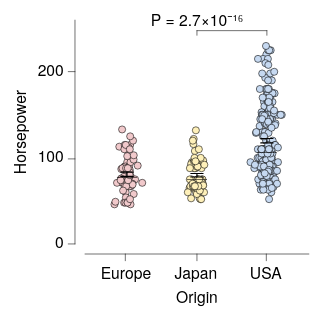

Source (Vega-Lite JSON):
### Vega-Lite specification from a JSON file in a GitHub repository (floating-point values rounded to 4 significant figures; data arrays with more than 128 entries replaced by an {"elided": "..."} marker saying what was removed)
{"background": null, "config": {"arc": {"fill": "#DBDBDB", "fillOpacity": 1.0, "innerRadius": 25.0, "padAngle": 0.03, "stroke": "black", "strokeOpacity": 1, "strokeWidth": 0.25}, "area": {"fill": "#DBDBDB", "fillOpacity": 1.0, "stroke": "black", "strokeOpacity": 1, "strokeWidth": 0.25}, "axis": {"domain": true, "domainCap": "round", "domainColor": "black", "domainWidth": 0.25, "grid": false, "gridCap": "round", "gridColor": "#F1F1F1", "gridDash": [0, 0], "gridOpacity": 1.0, "gridWidth": 0.25, "labelColor": "black", "labelFont": "HelveticaNeue", "labelFontSize": 7, "labelFontStyle": "normal", "labelFontWeight": 400, "offset": 4.5, "ticks": true, "tickCap": "round", "tickColor": "black", "tickSize": 3, "tickWidth": 0.25, "titleColor": "black", "titleFont": "HelveticaNeue", "titleFontSize": 7, "titleFontStyle": "normal", "titleFontWeight": 400}, "axisX": {"domain": true, "labelAlign": "center", "labelAngle": 0, "labels": true, "ticks": true, "translate": 0}, "axisY": {"domain": true, "labelAlign": "right", "labelAngle": 0, "labels": true, "ticks": true, "translate": 0}, "axisRight": {"domain": true, "labelAlign": "left", "labelAngle": 0, "labels": true, "ticks": true, "translate": 0}, "axisTop": {"domain": true, "labelAlign": "center", "labelAngle": 0, "labels": true, "ticks": true, "translate": 0}, "bar": {"fill": "#DBDBDB", "fillOpacity": 1.0, "stroke": "black", "strokeOpacity": 1, "strokeWidth": 0.25}, "boxplot": {"size": 9.0, "ticks": {"cornerRadius": 0.25, "fill": "black", "size": 4.5, "thickness": 0.25}, "box": {"fillOpacity": 1.0, "stroke": "black", "strokeOpacity": 1, "strokeWidth": 0.25}, "median": {"fill": "black", "fillOpacity": 1.0, "size": 9.0, "thickness": 0.25}, "rule": {"fill": "black", "fillOpacity": 1.0, "size": 10.0, "stroke": "black", "strokeDash": [0, 0], "strokeOpacity": 1, "strokeWidth": 0.25}, "outliers": {"color": "black", "fill": "black", "fillOpacity": 1.0, "size": 0, "stroke": "black", "strokeOpacity": 1, "strokeWidth": 0.25}}, "circle": {"fill": "black", "fillOpacity": 1.0, "size": 0.5, "stroke": "black", "strokeOpacity": 1, "strokeWidth": 0.25}, "errorband": {"band": {"fillOpacity": 0.6, "stroke": null, "strokeWidth": 0.25, "strokeOpacity": 1}, "borders": {"opacity": 0, "strokeOpacity": 0.25, "strokeWidth": 1}}, "errorbar": {"opacity": 1, "rule": {"strokeDash": [0, 0], "strokeWidth": 0.5}, "ticks": {"color": "black", "cornerRadius": 0.25, "opacity": 1, "size": 6.0, "thickness": 0.5}, "thickness": 0.5}, "font": "HelveticaNeue", "geoshape": {"fill": "#DBDBDB", "fillOpacity": 1.0, "stroke": "black", "strokeOpacity": 1, "strokeWidth": 0.25}, "header": {"labelColor": "black", "labelFont": "HelveticaNeue", "labelFontSize": 7, "labelFontStyle": "normal", "labelFontWeight": 400, "titleColor": "black", "titleFont": "HelveticaNeue", "titleFontSize": 7, "titleFontStyle": "normal", "titleFontWeight": 400, "titlePadding": 0}, "legend": {"disable": false, "offset": 4.5, "gradientLength": 50.0, "gradientThickness": 5.0, "gradientOpacity": 1.0, "gradientStrokeColor": "black", "gradientStrokeWidth": 0.25, "labelColor": "black", "labelFont": "HelveticaNeue", "labelFontSize": 7, "labelFontStyle": "normal", "labelFontWeight": 400, "strokeColor": "black", "strokeWidth": 0, "symbolSize": 42, "symbolStrokeColor": "black", "symbolStrokeWidth": 0.25, "titleColor": "black", "titleFont": "HelveticaNeue", "titleFontSize": 7, "titleFontStyle": "normal", "titleFontWeight": 400}, "line": {"color": "black", "stroke": "black", "strokeCap": "round", "strokeDash": [0, 0], "strokeOpacity": 1, "strokeWidth": 0.375}, "point": {"filled": true, "fill": "#DBDBDB", "fillOpacity": 1.0, "size": 5.0, "stroke": "black", "strokeOpacity": 1, "strokeWidth": 0.25}, "range": {"category": ["#C6D9F1", "#F1C9CB", "#FEF0B9", "#CEE37A", "#7AA8E0", "#E589A3", "#FDDD5D", "#68B961", "#4177B1", "#C35082", "#E5C227", "#438156"], "diverging": {"scheme": ["#C35082", "#CE6D94", "#D989A7", "#E2A4BA", "#EABFCE", "#F1DBE2", "#F6F6F6", "#D7E0EB", "#B9CBE0", "#9BB6D5", "#7DA1C9", "#5F8CBD", "#4177B1"]}, "heatmap": {"scheme": ["#DFE9F7", "#C6D9F1", "#ADC8EC", "#94B8E6", "#7AA8E0", "#6097DA", "#4D87CA", "#4177B1", "#386898", "#2F597F", "#264A69", "#1D3A58"]}, "ordinal": {"scheme": ["#F1F1F1", "#DBDBDB", "#C6C6C6", "#B2B2B2", "#9D9D9D", "#898989", "#767676", "#636363", "#515151", "#404040", "#2F2F2F", "#1F1F1F"]}, "ramp": {"scheme": ["#DFE9F7", "#C6D9F1", "#ADC8EC", "#94B8E6", "#7AA8E0", "#6097DA", "#4D87CA", "#4177B1", "#386898", "#2F597F", "#264A69", "#1D3A58"]}}, "rule": {"color": "black", "stroke": "black", "strokeCap": "round", "strokeDash": [2, 2], "strokeOpacity": 1, "strokeWidth": 0.25}, "scale": {"bandPaddingInner": 0.1, "bandPaddingOuter": 0.1, "round": false}, "rect": {"fill": "#DBDBDB", "fillOpacity": 1.0, "stroke": "black", "strokeOpacity": 1, "strokeWidth": 0.25}, "square": {"fill": "#DBDBDB", "fillOpacity": 1.0, "size": 10.0, "stroke": "black", "strokeOpacity": 1, "strokeWidth": 0.25}, "text": {"color": "black", "font": "HelveticaNeue", "fontSize": 7, "fontStyle": "normal", "fontWeight": 400}, "title": {"anchor": "middle", "frame": "group", "color": "black", "font": "HelveticaNeue", "fontSize": 7, "fontStyle": "normal", "fontWeight": 400, "subtitleColor": "black", "subtitleFont": "HelveticaNeue", "subtitleFontSize": "HelveticaNeue", "subtitleFontStyle": "normal", "subtitleFontWeight": 400}, "view": {"continuousWidth": 100, "continuousHeight": 100, "discreteWidth": 100, "discreteHeight": 100, "fill": null, "stroke": null, "strokeWidth": 0.25}}, "layer": [{"data": {"name": "data-53eecb024a78fdc2be808dcfdc3af7a2"}, "mark": {"type": "circle", "opacity": 1.0, "size": 10.0}, "encoding": {"color": {"field": "Origin", "legend": null, "sort": ["USA", "Europe", "Japan"], "title": null, "type": "nominal"}, "x": {"axis": {}, "field": "Origin", "sort": ["USA", "Europe", "Japan"], "title": "Origin", "type": "nominal"}, "xOffset": {"field": "jitter_x", "scale": {"domain": [-7.33, 7.33], "range": [5.17, 19.83]}, "type": "quantitative"}, "y": {"field": "Horsepower", "title": "Horsepower", "type": "quantitative"}}}, {"data": {"name": "data-8d785312f4265df90372c6c935678751"}, "mark": {"type": "errorbar"}, "encoding": {"x": {"axis": {}, "field": "Origin", "sort": ["USA", "Europe", "Japan"], "title": "Origin", "type": "nominal"}, "y": {"field": "__mean", "title": "Horsepower", "type": "quantitative"}, "yError": {"field": "__error"}}}, {"data": {"name": "data-53eecb024a78fdc2be808dcfdc3af7a2"}, "mark": {"type": "boxplot", "box": {"fillOpacity": 0, "strokeOpacity": 0}, "outliers": {"opacity": 0}, "rule": {"strokeOpacity": 0}, "ticks": false}, "encoding": {"x": {"axis": {}, "field": "Origin", "sort": ["USA", "Europe", "Japan"], "title": "Origin", "type": "nominal"}, "y": {"field": "Horsepower", "title": "Horsepower", "type": "quantitative"}}}, {"layer": [{"layer": [{"data": {"values": [{"x": "USA", "x2": "Japan", "y": 247.8, "__dysonsphere__": 1}]}, "mark": {"type": "rule", "strokeCap": "round", "strokeDash": [0, 0], "strokeWidth": 0.25}, "encoding": {"x": {"field": "x", "type": "nominal"}, "x2": {"field": "x2"}, "y": {"field": "y", "type": "quantitative"}}}, {"data": {"values": [{"x": "USA", "y": 247.8, "y2": 242.5, "__dysonsphere__": 1}]}, "mark": {"type": "rule", "strokeCap": "round", "strokeDash": [0, 0], "strokeWidth": 0.25}, "encoding": {"x": {"field": "x", "type": "nominal"}, "y": {"field": "y", "type": "quantitative"}, "y2": {"field": "y2"}}}, {"data": {"values": [{"x": "Japan", "y": 247.8, "y2": 242.5, "__dysonsphere__": 1}]}, "mark": {"type": "rule", "strokeCap": "round", "strokeDash": [0, 0], "strokeWidth": 0.25}, "encoding": {"x": {"field": "x", "type": "nominal"}, "y": {"field": "y", "type": "quantitative"}, "y2": {"field": "y2"}}}, {"data": {"values": [{"y": 247.8, "label": "P = 2.7×10⁻¹⁶", "__dysonsphere__": 1}]}, "mark": {"type": "text", "align": "center", "dy": -4, "fontSize": 7}, "encoding": {"text": {"field": "label", "type": "nominal"}, "x": {"value": 50.0}, "y": {"field": "y", "type": "quantitative"}}}]}], "name": "__dysonsphere_6d00f8a6476592f2_7"}], "$schema": "https://vega.github.io/schema/vega-lite/v6.4.1.json", "datasets": {"data-53eecb024a78fdc2be808dcfdc3af7a2": {"elided": "400 records"}, "data-8d785312f4265df90372c6c935678751": [{"Origin": "Europe", "__mean": 81.0, "__error": 2.47, "__dysonsphere__": 1}, {"Origin": "Japan", "__mean": 79.84, "__error": 2.005, "__dysonsphere__": 1}, {"Origin": "USA", "__mean": 119.9, "__error": 2.529, "__dysonsphere__": 1}]}}
